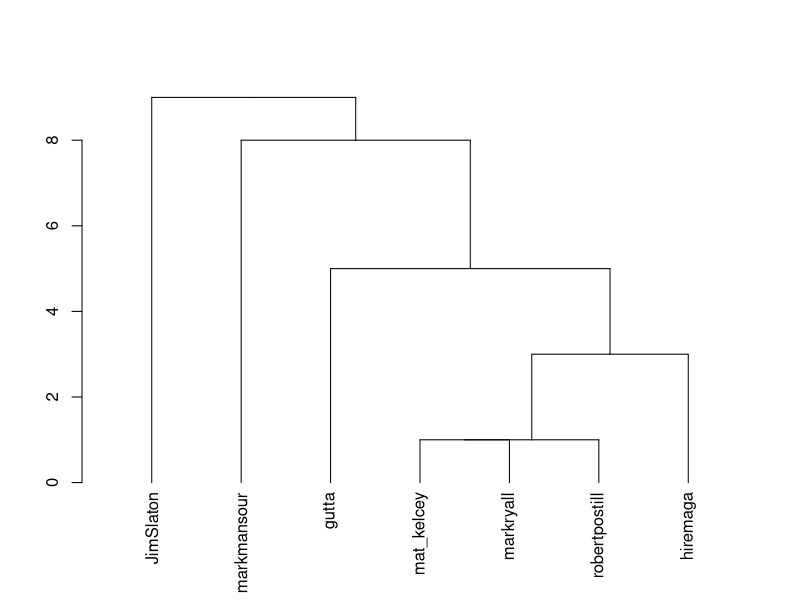

Write the R code that produced this figure.
a <- list()
a$merge <- matrix(c(-3,-4,1,-6,2,-2,-5,3,-1,4,-7,5), nc=2, byrow=TRUE)
a$height <- c(1,1,3,5,8,9)
a$order <- 1:7
a$labels <- c("markmansour","hiremaga","mat_kelcey","markryall","gutta","robertpostill","JimSlaton")
class(a) <- "hclust"
jpeg("dendrogram.jpg", width=400, height=400)
plot(as.dendrogram(a))
dev.off()
